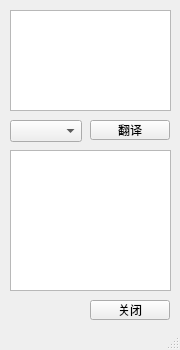
<?xml version="1.0" encoding="UTF-8"?>
<ui version="4.0">
 <class>trans</class>
 <widget class="QMainWindow" name="trans">
  <property name="geometry">
   <rect>
    <x>0</x>
    <y>0</y>
    <width>180</width>
    <height>350</height>
   </rect>
  </property>
  <property name="windowTitle">
   <string>MainWindow</string>
  </property>
  <widget class="QWidget" name="centralwidget">
   <widget class="QTextEdit" name="textEdit">
    <property name="geometry">
     <rect>
      <x>10</x>
      <y>10</y>
      <width>161</width>
      <height>101</height>
     </rect>
    </property>
   </widget>
   <widget class="QPushButton" name="close_trans">
    <property name="geometry">
     <rect>
      <x>90</x>
      <y>300</y>
      <width>80</width>
      <height>20</height>
     </rect>
    </property>
    <property name="text">
     <string>关闭</string>
    </property>
   </widget>
   <widget class="QPushButton" name="translate">
    <property name="geometry">
     <rect>
      <x>90</x>
      <y>120</y>
      <width>80</width>
      <height>20</height>
     </rect>
    </property>
    <property name="text">
     <string>翻译</string>
    </property>
    <property name="shortcut">
     <string>Ctrl+Return</string>
    </property>
   </widget>
   <widget class="QTextBrowser" name="textBrowser">
    <property name="geometry">
     <rect>
      <x>10</x>
      <y>150</y>
      <width>161</width>
      <height>141</height>
     </rect>
    </property>
   </widget>
   <widget class="QComboBox" name="comboBox">
    <property name="geometry">
     <rect>
      <x>10</x>
      <y>120</y>
      <width>72</width>
      <height>22</height>
     </rect>
    </property>
   </widget>
  </widget>
  <widget class="QMenuBar" name="menubar">
   <property name="geometry">
    <rect>
     <x>0</x>
     <y>0</y>
     <width>180</width>
     <height>22</height>
    </rect>
   </property>
  </widget>
  <widget class="QStatusBar" name="statusbar"/>
 </widget>
 <resources/>
 <connections/>
</ui>
